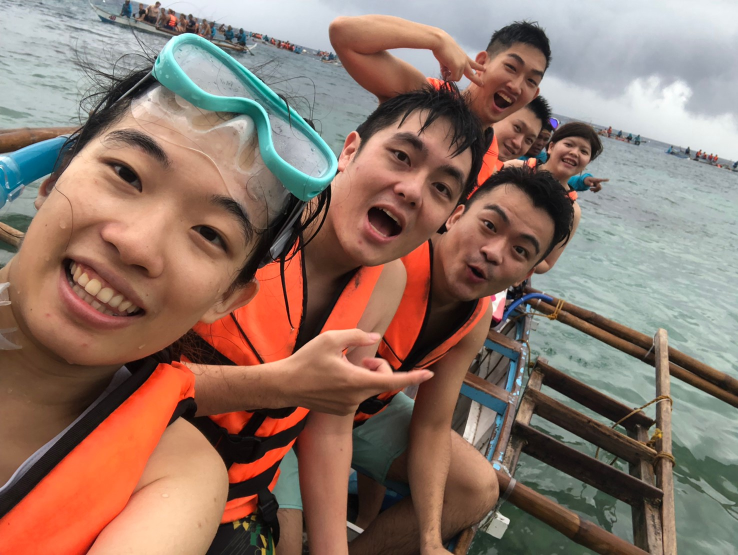
#> input picture CV_Pyimage/Module 2 My Own Object Detector/chp2_2_2_object_detection_made_easy/cebu/Day 2 20191008宿霧～酥湖～_191011_0033.jpg, 1476 x 1110 px (shown at 1/2 size)
$ python David_1_11_4_approx_realworld.py --image '../../../CV_Pyimage/Module 2 My Own Object Detector/chp2_2_2_object_detection_made_easy/cebu/Day 2 20191008宿霧～酥湖～_191011_0033.jpg'
#> lines starting #> are read from the running program, lines starting #| are printed output that depends on the picture; after the words box and inside, x2 and y2 are one past the last pixel; in counts of white or black regions, pixels touching at a corner belong together
# python David_1_11_4_approx_realworld.py --image "../../../../CV-PyImageSearch Gurus Course/Dataset/data/dog_contour.png"
# python David_1_11_4_approx_realworld.py --image "../../../../CV-PyImageSearch Gurus Course/Dataset/data/receipt.png
# python David_1_11_4_approx_realworld.py --image "../../../../CV-PyImageSearch Gurus Course/Dataset/data/a.jpg


    # import the necessary images
import cv2
import imutils
import argparse

    # construct the argument parser and parse the arguments
ap = argparse.ArgumentParser()
ap.add_argument("-i", "--image", required=True, help="Path to the image")
args = vars(ap.parse_args())

    # load the image and convert it to grayscale,  and detect edges
image = cv2.imread(args["image"])
#> image is the input picture: shape (1110, 1476, 3); mean B, G, R 104.8, 117, 142.4
image = cv2.resize(image,(600,450), interpolation = cv2.INTER_CUBIC)
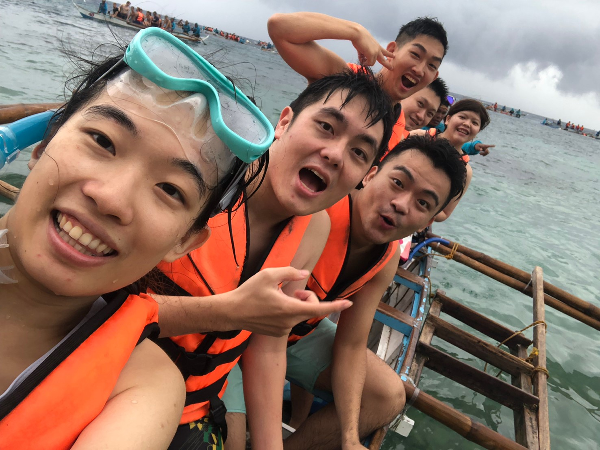
#> image: shape (450, 600, 3); mean B, G, R 104.8, 117, 142.4
gray = cv2.cvtColor(image, cv2.COLOR_BGR2GRAY)
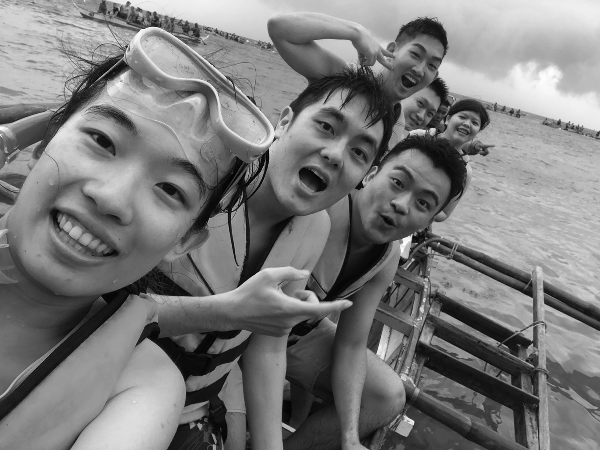
#> gray: shape (450, 600); min 1, max 255, mean 123.2
edged = cv2.Canny(gray, 75, 200)
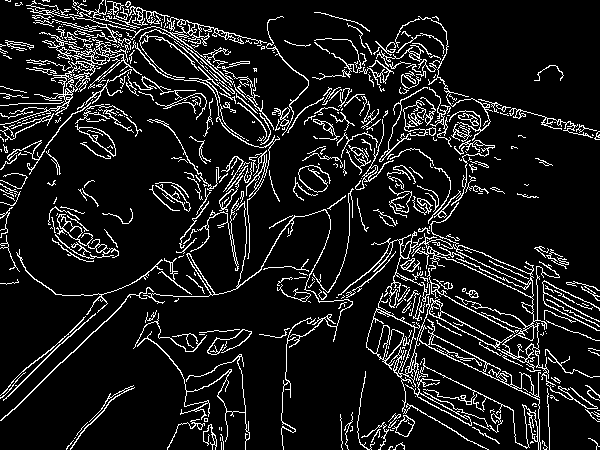
#> edged: shape (450, 600); 10.7% white in thin lines or dots


    # show the original image and edged map
cv2.imshow("Original", image)
cv2.imshow("Edge Map", edged)
cv2.waitKey(0)

    # find contours in the image and sort them from largest to smallest,
    # keeping only the largest ones
cnts = cv2.findContours(edged.copy(), cv2.RETR_EXTERNAL, cv2.CHAIN_APPROX_SIMPLE)
#> cnts = 486 contours, 394 with area under 20; largest, box (x1, y1, x2, y2) and area: (411, 202, 598, 409) 3684, (366, 293, 541, 450) 2396, (0, 32, 142, 125) 1037, (108, 17, 267, 85) 574, (75, 124, 116, 157) 428
cnts = imutils.grab_contours(cnts)
cnts = sorted(cnts, key=cv2.contourArea, reverse=True)[:7]
#> cnts = 7 contours; box (x1, y1, x2, y2) and area: (411, 202, 598, 409) 3684, (366, 293, 541, 450) 2396, (0, 32, 142, 125) 1037, (108, 17, 267, 85) 574, (75, 124, 116, 157) 428, (55, 214, 119, 259) 409, (338, 231, 430, 308) 327

    # loop over the contours
for c in cnts:
	# approximate the contour and initialize the contour color
	peri = cv2.arcLength(c, True)
	approx = cv2.approxPolyDP(c, 0.01 * peri, True)

	# show the difference in number of vertices between the original and approximated contours
	print("original: {}, approx: {}".format(len(c), len(approx)))

	# if the approximated contour has 4 vertices, then we have found our rectangle
	if len(approx) == 4:
		# draw the outline on the image
		cv2.drawContours(image, [approx], -1, (0, 255, 0), 2)
#> this loop made 7 passes
#> peri on passes 1 to 7: 2400.3, 3006.8, 1729, 1102.7, 122.2, 605.7, 912.9
#| original: 1255, approx: 12
#| original: 1603, approx: 20
#| original: 878, approx: 14
#| original: 570, approx: 13
#| original: 58, approx: 13
#| original: 310, approx: 22
#| original: 442, approx: 21

# show the output image
cv2.imshow("Output", image)
cv2.waitKey(0)

$ run again, on CV_Pyimage/Module 2 My Own Object Detector/chp2_2_2_object_detection_made_easy/cebu/Day3 20191009_191011_0134.jpg
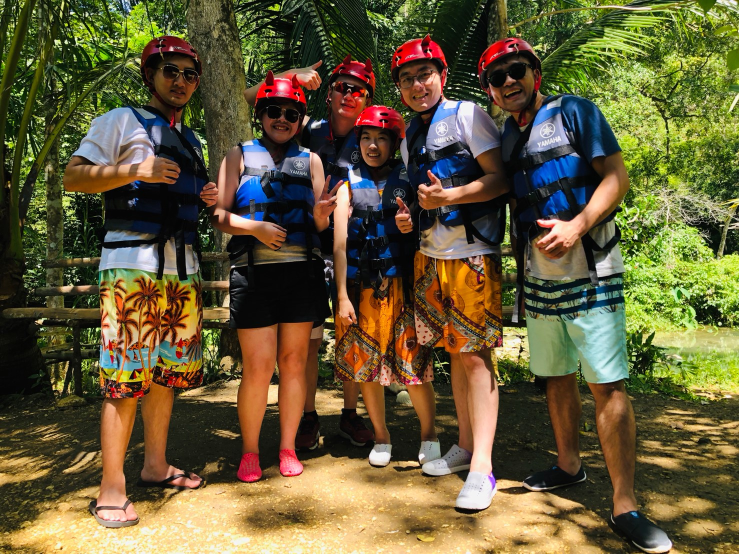
#> input picture CV_Pyimage/Module 2 My Own Object Detector/chp2_2_2_object_detection_made_easy/cebu/Day3 20191009_191011_0134.jpg, 1478 x 1108 px (shown at 1/2 size)
#> image is the input picture: shape (1108, 1478, 3); mean B, G, R 56.5, 90.9, 101.3
#> image: shape (450, 600, 3)
#> `gray = cv2.cvtColor(image, cv2.COLOR_BGR2GRAY)`:
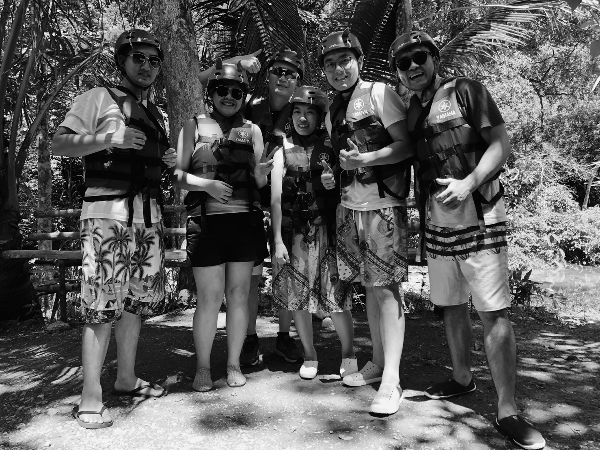
#> gray: shape (450, 600); min 0, max 255, mean 90.1
#> `edged = cv2.Canny(gray, 75, 200)`:
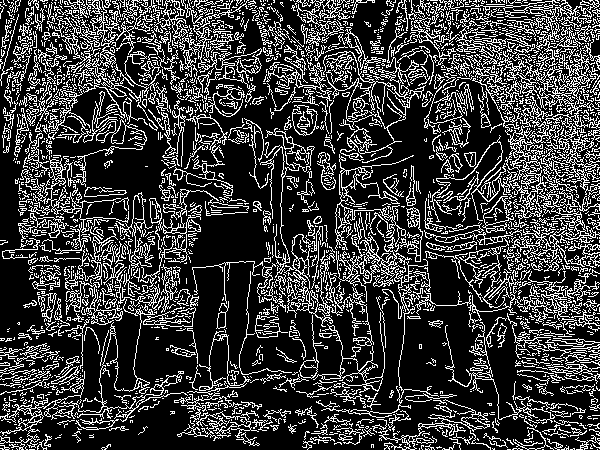
#> edged: shape (450, 600); 23.5% white in thin lines or dots
#> `cnts = cv2.findContours(edged.copy(), cv2.RETR_EXTERNAL, cv2.CHAIN_APP..`: cnts = 2176 contours, 1987 with area under 20; largest, box (x1, y1, x2, y2) and area: (430, 55, 600, 265) 3112, (507, 48, 599, 128) 1504, (321, 154, 439, 418) 1290, (465, 0, 592, 68) 939, (54, 0, 160, 131) 914
#> `cnts = sorted(cnts, key=cv2.contourArea, reverse=True)[:7]`: cnts = 7 contours; box (x1, y1, x2, y2) and area: (430, 55, 600, 265) 3112, (507, 48, 599, 128) 1504, (321, 154, 439, 418) 1290, (465, 0, 592, 68) 939, (54, 0, 160, 131) 914, (284, 226, 333, 327) 870, (468, 269, 600, 327) 532
#> the loop `for c in cnts:` made 7 passes
#> peri on passes 1 to 7: 6238.1, 1508.7, 4012.9, 1412.8, 2615.2, 761.2, 1272.9
#> (printed output is left out)

$ run again, on CV_Pyimage/Module 2 My Own Object Detector/chp2_2_2_object_detection_made_easy/cebu/image_0429.jpg
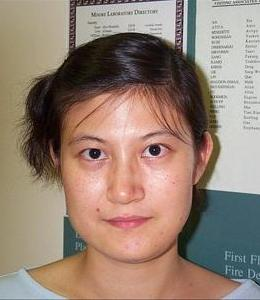
#> input picture CV_Pyimage/Module 2 My Own Object Detector/chp2_2_2_object_detection_made_easy/cebu/image_0429.jpg, 260 x 300 px
#> image is the input picture: shape (300, 260, 3); mean B, G, R 116.5, 129.9, 150.5
#> image: shape (450, 600, 3)
#> `gray = cv2.cvtColor(image, cv2.COLOR_BGR2GRAY)`:
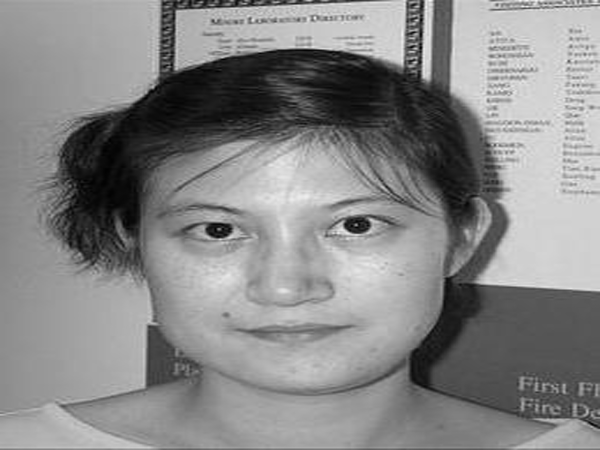
#> gray: shape (450, 600); min 0, max 246, mean 134.5
#> `edged = cv2.Canny(gray, 75, 200)`:
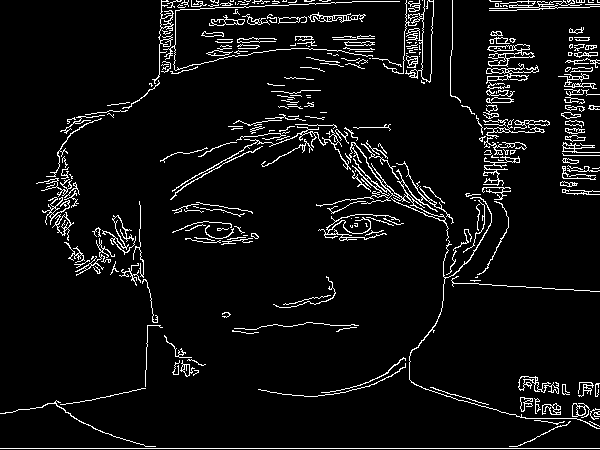
#> edged: shape (450, 600); 6.1% white in thin lines or dots
#> `cnts = cv2.findContours(edged.copy(), cv2.RETR_EXTERNAL, cv2.CHAIN_APP..`: cnts = 289 contours, 230 with area under 20; largest, box (x1, y1, x2, y2) and area: (316, 142, 454, 241) 447, (487, 44, 535, 67) 377, (486, 63, 539, 84) 210, (308, 12, 366, 23) 207, (518, 376, 559, 394) 203
#> `cnts = sorted(cnts, key=cv2.contourArea, reverse=True)[:7]`: cnts = 7 contours; box (x1, y1, x2, y2) and area: (316, 142, 454, 241) 447, (487, 44, 535, 67) 377, (486, 63, 539, 84) 210, (308, 12, 366, 23) 207, (518, 376, 559, 394) 203, (152, 0, 174, 84) 192, (52, 212, 74, 241) 164
#> the loop `for c in cnts:` made 7 passes
#> peri on passes 1 to 7: 1581.9, 312.3, 365, 196, 254.8, 369.7, 156
#> (printed output is left out)
